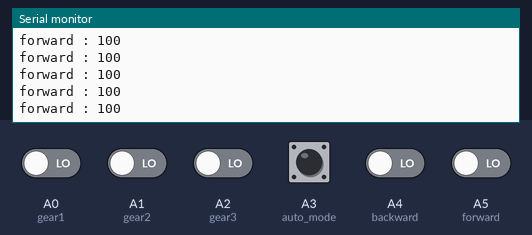
Simulated run of this sketch. Board: Arduino Uno, built with avr-gcc and run on an emulated ATmega328P. On the bench: the last lines printed to the serial monitor. Inputs (shaded band) come from the test bench; at power-on: A3 (auto_mode) HIGH, A0 (gear1), A1 (gear2), A2 (gear3), A4 (backward), A5 (forward) LOW. No radio packets arrive unless stated.

Above: at 1.2 s.
1.3 s: A3 (auto_mode) pulled LOW for 0.15 s
4.4 s: A3 (auto_mode) pulled LOW for 1 s
At 5.3 s:
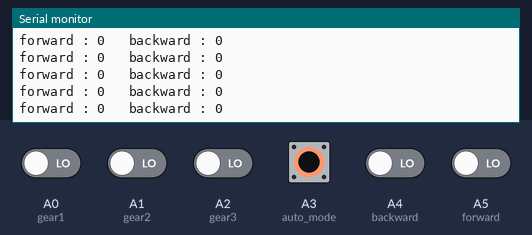
8.4 s: A3 (auto_mode) pulled LOW for 0.15 s
11.5 s: A1 (gear2) driven HIGH
At 12.5 s:
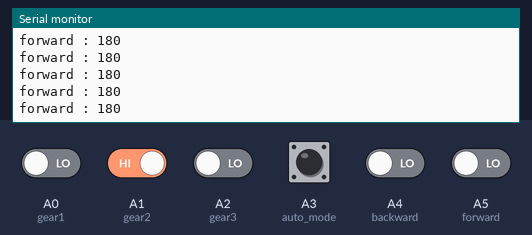
14.5 s: A3 (auto_mode) pulled LOW for 1 s
At 15.4 s:
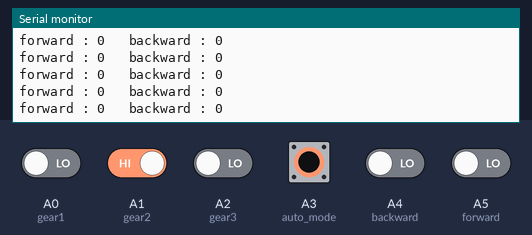
18.5 s: A3 (auto_mode) pulled LOW for 0.15 s
Timing chart, 0 to 21.5 s (numbered marks = the images above; inputs shaded):
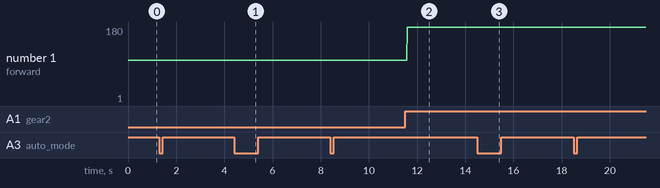

Measured:
- after the input at 11.5 s, the serial monitor: prints a new line after 0.08 s (image 2)
- after the input at 14.5 s, the serial monitor: prints a new line after 0.08 s (image 3)
- plotted number 1: 100 → 180 after the input at 11.5 s, 180 → 1 after the input at 18.5 s

The sketch:

rf_transmiter_1.ino
```cpp
#include <SPI.h>
#include <nRF24L01.h>
#include <RF24.h>

#define ce 8
#define csn 9

#define gear1 A0
#define gear2 A1
#define gear3 A2
#define auto_mode A3
#define backward A4
#define forward A5

int v_forward;
int v_backward;
int state_gear1 = 0;
int state_gear2 = 0;
int state_gear3 = 0;
int gear = 1;

RF24 radio(ce, csn); // CE, CSN

const byte address[6] = "00001";

struct data{
  int V_FORWARD;
  int V_BACKWARD;
};
data send_data;

void setup() {
  Serial.begin(9600);
  radio.begin();
  radio.openWritingPipe(address);
  radio.setPALevel(RF24_PA_MIN);
  radio.stopListening();
  pinMode(forward, INPUT);
  pinMode(backward, INPUT);
  pinMode(gear1, INPUT);
  pinMode(gear2, INPUT);
  pinMode(gear3, INPUT);
  pinMode(auto_mode, INPUT);
}

void find_gear(){
  state_gear1 = digitalRead(gear1);
  state_gear2 = digitalRead(gear2);
  state_gear3 = digitalRead(gear3);

    if (state_gear1 == HIGH){
      gear = 1;
    }
    else if (state_gear2 == HIGH){
      gear = 2;
    }
    else if (state_gear3 == HIGH){
      gear = 3;
    }
}

void manual_mode_forward(){
  find_gear();
  v_forward += 5;
  switch(gear){
    case 1:
      if (v_forward > 100) v_forward = 100;
      break;
    case 2:
      if (v_forward > 180) v_forward = 180;
      break;
    case 3:
      if (v_forward > 255) v_forward = 255;
      break;
  }

}
void manual_mode_backward(){
  find_gear();
  v_backward +=5;
  switch(gear){
    case 1:
      if (v_backward > 100) v_backward = 100;
      break;
    case 2:
      if (v_backward > 180) v_backward = 180;
      break;
    case 3:
      if (v_backward > 255) v_backward = 255;
      break;
  }
}

void automatic_mode(){
  v_forward = 0;
  find_gear();
  switch(gear){
    case 1:
      v_forward = 100;
      break;
    case 2:
      v_forward = 180;
      break;
    case 3:
      v_forward = 255;
      break;
  }
  Serial.print("forward : ");
  Serial.println(v_forward);
}

void reset_speed(){
  v_forward = v_backward = 0;
}

void loop() {
  if ( digitalRead(auto_mode) == 0){
    if (digitalRead(forward) == 1){
      manual_mode_forward();
    }else if (digitalRead(backward) == 1){
      manual_mode_backward();
    }
    else reset_speed();
  Serial.print("forward : ");
  Serial.print(v_forward);
  Serial.print("   backward : ");
  Serial.println(v_backward);
  }
  else if ( digitalRead(auto_mode) == 1) automatic_mode();
  send_data.V_FORWARD = v_forward;
  send_data.V_BACKWARD = v_backward;
  radio.write(&send_data, sizeof(data));
}
```
